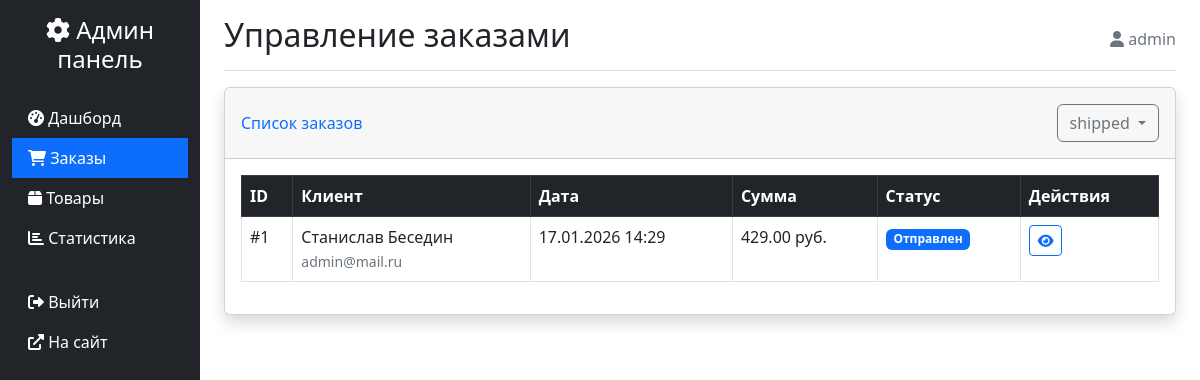
/admin-panel/orders/?status=shipped (signed in), run on the app's committed database.
### orders/models.py (models this page shows, shortened)
class Order(models.Model):
    STATUS_CHOICES = [
        ('pending', 'Ожидает обработки'),
        ('processing', 'В обработке'),
        ('shipped', 'Отправлен'),
        ('delivered', 'Доставлен'),
        ('cancelled', 'Отменен'),
    ]
    user = models.ForeignKey(
        User,
        on_delete=models.SET_NULL,
        null=True,
        blank=True,
        verbose_name='Пользователь'
    )
    first_name = models.CharField(max_length=50, verbose_name='Имя')
    last_name = models.CharField(max_length=50, verbose_name='Фамилия')
    email = models.EmailField(verbose_name='Email')
    phone = models.CharField(verbose_name='Email', null=True)
    address = models.CharField(max_length=250, verbose_name='Адрес')
    postal_code = models.CharField(max_length=20, verbose_name='Почтовый индекс')
    city = models.CharField(max_length=100, verbose_name='Город')
    created = models.DateTimeField(auto_now_add=True, verbose_name='Создан')
    updated = models.DateTimeField(auto_now=True, verbose_name='Обновлен')
    status = models.CharField(max_length=20, choices=STATUS_CHOICES, default='pending', verbose_name='Статус')
    class Meta:
        verbose_name = 'Заказ'
        verbose_name_plural = 'Заказы'
        ordering = ['-created']
    def get_total_cost(self):
        return sum(item.get_cost() for item in self.items.all())
    def get_status_badge_class(self):
        status_classes = {
            'pending': 'warning',
            'processing': 'info',
            'shipped': 'primary',
            'delivered': 'success',
            'cancelled': 'danger'
        }
        return status_classes.get(self.status, 'secondary')

class OrderItem(models.Model):
    order = models.ForeignKey(Order, related_name='items', on_delete=models.CASCADE)
    product = models.ForeignKey(Product, on_delete=models.CASCADE)
    price = models.DecimalField(max_digits=10, decimal_places=2)
    quantity = models.PositiveIntegerField(default=1)
    class Meta:
        verbose_name = 'Элемент заказа'
        verbose_name_plural = 'Элементы заказа'
    def get_cost(self):
        return self.price * self.quantity

### admin_panel/views.py (the view)
# urls.py: path('orders/', views.admin_orders, name='orders'),
@login_required
@user_passes_test(is_admin)
def admin_orders(request):
    orders = Order.objects.all().order_by('-created')
    order_statuses = Order.objects.values('status').annotate(
        count=Count('id')
    )
    status_filter = request.GET.get('status')
    if status_filter:
        orders = orders.filter(status=status_filter)
    context = {
        'orders': orders,
        'status_filter': status_filter,
        'order_statuses': order_statuses
    }
    return render(request, 'admin_panel/orders.html', context)

### admin_panel/views.py (called while the page is built)
def is_admin(user):
    return user.is_authenticated and user.is_staff

### templates/admin_panel/orders.html (shortened to what this page needs)
{% extends 'admin_panel/base.html' %}
{% block page_title %}Управление заказами{% endblock %}
{% block content %}
<div class="card shadow">
    <div class="card-header py-3 d-flex justify-content-between align-items-center">
        <h6 class="m-0 font-weight-bold text-primary">Список заказов</h6>
        <div class="dropdown">
            <button class="btn btn-outline-secondary dropdown-toggle" type="button" data-bs-toggle="dropdown">
                {% if status_filter %}{{ status_filter }}{% else %}Все статусы{% endif %}
            </button>
        </div>
    </div>
    <div class="card-body">
        <div class="table-responsive">
            <table class="table table-bordered table-hover">
                <thead class="table-dark">
                    <tr>
                        <th>ID</th>
                        <th>Клиент</th>
                        <th>Дата</th>
                        <th>Сумма</th>
                        <th>Статус</th>
                        <th>Действия</th>
                    </tr>
                </thead>
                <tbody>
                    {% for order in orders %}
                    <tr>
                        <td>#{{ order.id }}</td>
                        <td>
                            {{ order.first_name }} {{ order.last_name }}<br>
                            <small class="text-muted">{{ order.email }}</small>
                        </td>
                        <td>{{ order.created|date:"d.m.Y H:i" }}</td>
                        <td>{{ order.get_total_cost }} руб.</td>
                        <td>
                            <span class="badge bg-{{ order.get_status_badge_class }}">
                                {{ order.get_status_display }}
                            </span>
                        </td>
                        <td>
                            <a href="{% url 'admin_panel:order_detail' order.id %}"
                               class="btn btn-sm btn-outline-primary">
                                <i class="fas fa-eye"></i>
                            </a>
                        </td>
                    </tr>
                    {% empty %}
                    <tr>
                        <td colspan="6" class="text-center">Заказы не найдены</td>
                    </tr>
                    {% endfor %}
                </tbody>
            </table>
        </div>
    </div>
</div>
{% endblock %}

### templates/admin_panel/base.html (shortened to what this page needs)
<!DOCTYPE html>
<html lang="ru">
<head>
    <link href="https://cdn.jsdelivr.net/npm/bootstrap@5.2.3/dist/css/bootstrap.min.css" rel="stylesheet">
    <link href="https://cdnjs.cloudflare.com/ajax/libs/font-awesome/6.0.0/css/all.min.css" rel="stylesheet">
</head>
<body>
    <div class="container-fluid">
        <div class="row">
            <nav class="col-md-3 col-lg-2 d-md-block sidebar collapse bg-dark">
                <div class="position-sticky pt-3">
                    <div class="text-center mb-4">
                        <h4 class="text-white">
                            <i class="fas fa-cog"></i> Админ панель
                        </h4>
                    </div>
                    <ul class="nav flex-column">
                        <li class="nav-item">
                            <a class="nav-link {% if request.resolver_match.url_name == 'dashboard' %}active{% endif %}"
                               href="{% url 'admin_panel:dashboard' %}">
                                <i class="fas fa-tachometer-alt"></i> Дашборд
                            </a>
                        </li>
                        <li class="nav-item">
                            <a class="nav-link {% if request.resolver_match.url_name == 'orders' or request.resolver_match.url_name == 'order_detail' %}active{% endif %}"
                               href="{% url 'admin_panel:orders' %}">
                                <i class="fas fa-shopping-cart"></i> Заказы
                            </a>
                        </li>
                        <li class="nav-item">
                            <a class="nav-link {% if request.resolver_match.url_name in 'products,product_create,product_edit,product_delete' %}active{% endif %}"
                               href="{% url 'admin_panel:products' %}">
                                <i class="fas fa-box"></i> Товары
                            </a>
                        </li>
                        <li class="nav-item">
                            <a class="nav-link {% if request.resolver_match.url_name == 'statistics' %}active{% endif %}"
                               href="{% url 'admin_panel:statistics' %}">
                                <i class="fas fa-chart-bar"></i> Статистика
                            </a>
                        </li>
                        <li class="nav-item mt-4">
                            <a class="nav-link" href="{% url 'admin_panel:logout' %}">
                                <i class="fas fa-sign-out-alt"></i> Выйти
                            </a>
                        </li>
                        <li class="nav-item">
                            <a class="nav-link" href="{% url 'products:home' %}" target="_blank">
                                <i class="fas fa-external-link-alt"></i> На сайт
                            </a>
                        </li>
                    </ul>
                </div>
            </nav>
            <main class="col-md-9 ms-sm-auto col-lg-10 px-md-4">
                <div class="d-flex justify-content-between flex-wrap flex-md-nowrap align-items-center pt-3 pb-2 mb-3 border-bottom">
                    <h1 class="h2">{% block page_title %}Дашборд{% endblock %}</h1>
                    <div class="btn-toolbar mb-2 mb-md-0">
                        <span class="text-muted">
                            <i class="fas fa-user"></i> {{ request.user.username }}
                        </span>
                    </div>
                </div>
                {% block content %}
                {% endblock %}
            </main>
        </div>
    </div>
</body>
</html>

### templates/admin_panel/base.html (style rules this page uses)
.sidebar { min-height: 100vh; background-color: #343a40; }
.sidebar .nav-link { color: #fff; }
.sidebar .nav-link.active { background-color: #0d6efd; }

### data on the page
Order: status "shipped", id "1", first_name "Станислав", last_name "Беседин", email "admin@mail.ru", created "17.01.2026 14:29", get_total_cost "429.00", status "Отправлен"

### other printed values
{{ request.user.username }} "admin"
